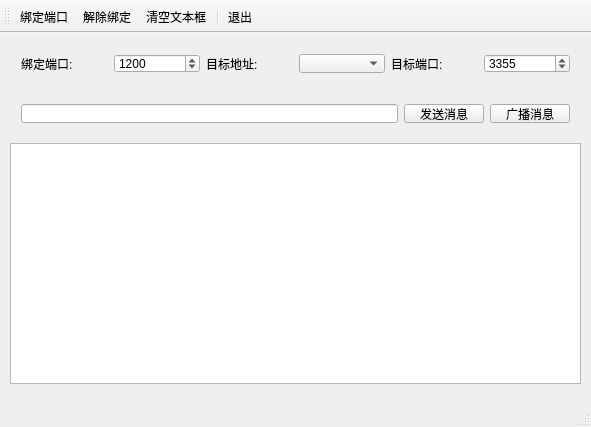
<?xml version="1.0" encoding="UTF-8"?>
<ui version="4.0">
 <class>MainWindow</class>
 <widget class="QMainWindow" name="MainWindow">
  <property name="geometry">
   <rect>
    <x>0</x>
    <y>0</y>
    <width>591</width>
    <height>427</height>
   </rect>
  </property>
  <property name="windowTitle">
   <string>MainWindow</string>
  </property>
  <widget class="QWidget" name="centralWidget">
   <widget class="QWidget" name="horizontalLayoutWidget">
    <property name="geometry">
     <rect>
      <x>10</x>
      <y>10</y>
      <width>571</width>
      <height>41</height>
     </rect>
    </property>
    <layout class="QHBoxLayout" name="horizontalLayout">
     <item>
      <widget class="QLabel" name="label">
       <property name="text">
        <string>绑定端口:</string>
       </property>
      </widget>
     </item>
     <item>
      <widget class="QSpinBox" name="spinBindPort">
       <property name="maximum">
        <number>65535</number>
       </property>
       <property name="value">
        <number>1200</number>
       </property>
      </widget>
     </item>
     <item>
      <widget class="QLabel" name="label_2">
       <property name="text">
        <string>目标地址:</string>
       </property>
      </widget>
     </item>
     <item>
      <widget class="QComboBox" name="comboTargetIP"/>
     </item>
     <item>
      <widget class="QLabel" name="label_3">
       <property name="text">
        <string>目标端口:</string>
       </property>
      </widget>
     </item>
     <item>
      <widget class="QSpinBox" name="spinTargetPort">
       <property name="maximum">
        <number>65535</number>
       </property>
       <property name="value">
        <number>3355</number>
       </property>
      </widget>
     </item>
    </layout>
   </widget>
   <widget class="QWidget" name="horizontalLayoutWidget_2">
    <property name="geometry">
     <rect>
      <x>10</x>
      <y>60</y>
      <width>571</width>
      <height>41</height>
     </rect>
    </property>
    <layout class="QHBoxLayout" name="horizontalLayout_2">
     <item>
      <widget class="QLineEdit" name="editMsg"/>
     </item>
     <item>
      <widget class="QPushButton" name="btnSend">
       <property name="text">
        <string>发送消息</string>
       </property>
      </widget>
     </item>
     <item>
      <widget class="QPushButton" name="btnBroadcast">
       <property name="text">
        <string>广播消息</string>
       </property>
      </widget>
     </item>
    </layout>
   </widget>
   <widget class="QPlainTextEdit" name="plainTextEdit">
    <property name="geometry">
     <rect>
      <x>10</x>
      <y>110</y>
      <width>571</width>
      <height>241</height>
     </rect>
    </property>
   </widget>
  </widget>
  <widget class="QMenuBar" name="menuBar">
   <property name="geometry">
    <rect>
     <x>0</x>
     <y>0</y>
     <width>591</width>
     <height>22</height>
    </rect>
   </property>
  </widget>
  <widget class="QToolBar" name="mainToolBar">
   <attribute name="toolBarArea">
    <enum>TopToolBarArea</enum>
   </attribute>
   <attribute name="toolBarBreak">
    <bool>false</bool>
   </attribute>
   <addaction name="actStart"/>
   <addaction name="actStop"/>
   <addaction name="actClear"/>
   <addaction name="separator"/>
   <addaction name="actQuit"/>
  </widget>
  <widget class="QStatusBar" name="statusBar"/>
  <action name="actStart">
   <property name="text">
    <string>绑定端口</string>
   </property>
   <property name="toolTip">
    <string>绑定端口</string>
   </property>
  </action>
  <action name="actStop">
   <property name="text">
    <string>解除绑定</string>
   </property>
   <property name="toolTip">
    <string>解除绑定</string>
   </property>
  </action>
  <action name="actClear">
   <property name="text">
    <string>清空文本框</string>
   </property>
   <property name="toolTip">
    <string>清空文本框</string>
   </property>
  </action>
  <action name="actQuit">
   <property name="text">
    <string>退出</string>
   </property>
   <property name="toolTip">
    <string>退出</string>
   </property>
  </action>
 </widget>
 <layoutdefault spacing="6" margin="11"/>
 <resources/>
 <connections/>
</ui>
